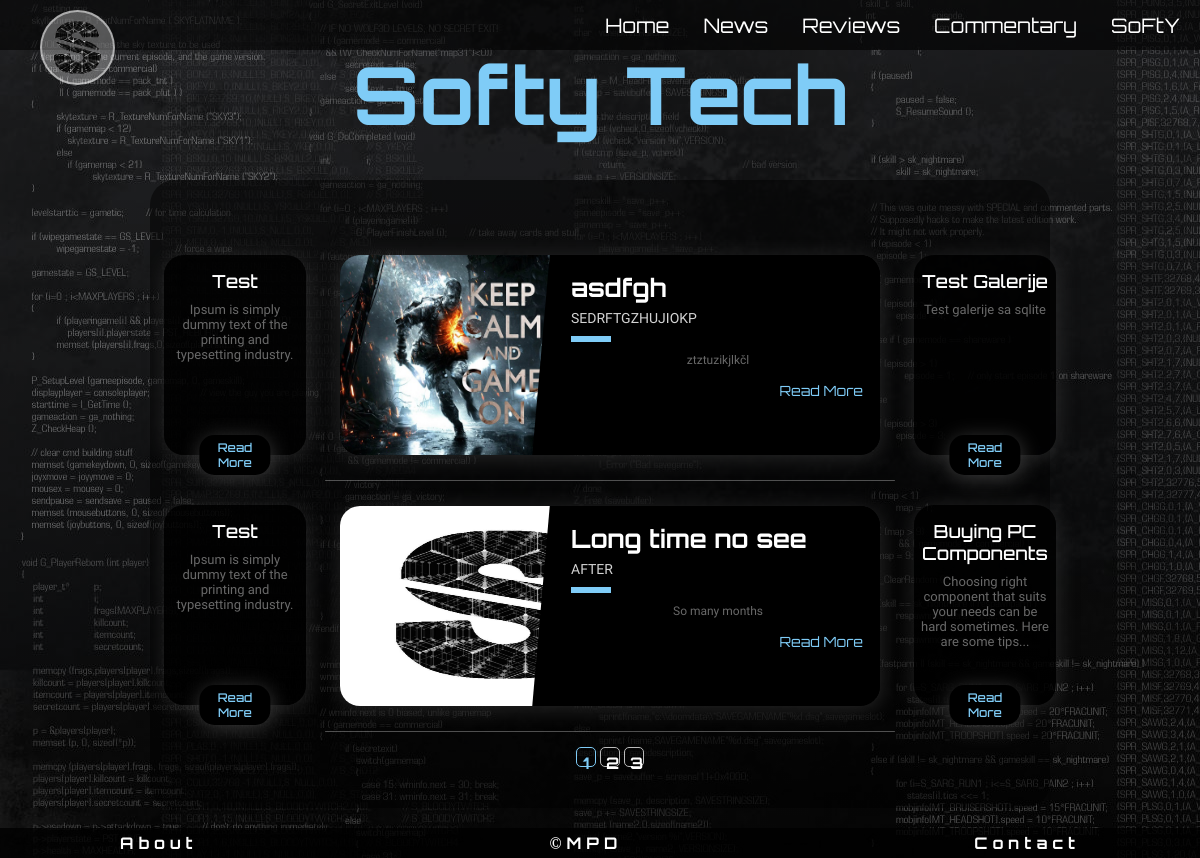
Screenshot of /news (signed in) with the database file from the repository.
### flaskblog/models.py (models this page shows, shortened)
class User(db.Model, UserMixin):
    __tablename__ = 'users'
    id = db.Column(db.Integer, primary_key=True)
    username = db.Column(db.String(15), unique=True, nullable=False)
    email = db.Column(db.String(30), unique=True, nullable=False)
    email_confirmed_at = db.Column(db.DateTime(), default=datetime.utcnow)
    password = db.Column(db.String(60), nullable=False)
    roles = db.relationship('Role', secondary='user_roles')
    comments = db.relationship('Comment', backref = 'user', lazy= 'dynamic')
    active = db.Column(db.Boolean(), default=True)

class Post(db.Model):
    __searchable__ = ['title', 'content']
    id = db.Column(db.Integer, primary_key=True)
    title = db.Column(db.String(30), nullable=False)
    subtitle = db.Column(db.String(30), nullable=False)
    description = db.Column(db.Text, nullable=False)
    slug = db.Column(db.String(30), nullable=False)
    headImg = db.Column(db.String(50), nullable=False, default='default.jpg')
    category = db.Column(db.String(30), nullable=False)
    language = db.Column(db.String(30), nullable=False)
    author = db.Column(db.String(30), nullable=False)
    date_posted = db.Column(db.DateTime, nullable=False, default=datetime.utcnow)
    content = db.Column(db.Text, nullable=False)
    comments = db.relationship('Comment', backref = 'post', lazy= 'dynamic')

### flaskblog/main/routes.py (the view)
@main.route("/news")
def news():
    page = request.args.get('page', 1, type=int)
    posts = Post.query.filter_by(category="News").order_by(Post.date_posted.desc()).paginate(page=page, per_page=2)
    reviews = Post.query.order_by(Post.date_posted.desc()).filter_by(category="Reviews").first()
    commentary = Post.query.order_by(Post.date_posted.desc()).filter_by(category="Commentary").first()
    return render_template('news.html', title='News', posts=posts, reviews=reviews, commentary=commentary)

### flaskblog/templates/news.html (shortened to what this page needs)
{% extends "base.html" %}
{% block content %}
<div class="mainContent">
    <div class="main">
        {% for post in posts.items %}
            {% include 'includes/blogPost.html' %}
        {% endfor %}
        <div class="pagination">
            {% for page_num in posts.iter_pages(left_edge=1, right_edge=1, left_current=1, right_current=2) %}
            {% if page_num %}
            {% if posts.page == page_num %}
            <a class="pageBtn currentPageBtn" href="{{ url_for('main.news', page=page_num) }}">{{ page_num }}</a>
            {% else %}
            <a class="pageBtn" href="{{ url_for('main.news', page=page_num) }}">{{ page_num }}</a>
            {% endif %}
            {% else %}
            ...
            {% endif %}
            {% endfor %}
        </div>
    </div>
    <div class="leftSide">
        <div class="sideDiv">
            <h5>Test</h5>
            <p> Ipsum is simply dummy text of the printing and typesetting
                industry. </p>
            <button class="sideDivBtn" type="button">Read More</button>
        </div>
        <div class="sideDiv">
            <h5>Test</h5>
            <p> Ipsum is simply dummy text of the printing and typesetting
                industry.</p>
            <button class="sideDivBtn" type="button">Read More</button>
        </div>
    </div>
    <div class="rightSide">
        <div class="sideDiv">
            <h5>{{ reviews.title }}</h5>
            <p>{{ reviews.description }}</p>
            <button class="sideDivBtn" type="button" onclick="window.location.href='{{ url_for('main.post', slug=reviews.slug) }}'">Read
                More</button>
        </div>
        <div class="sideDiv">
            <h5>{{ commentary.title }}</h5>
            <p>{{ commentary.description }}</p>
            <button class="sideDivBtn" type="button" onclick="window.location.href='{{ url_for('main.post', slug=commentary.slug) }}'">Read
                More</button>
        </div>
    </div>
</div>
{% endblock %}

### flaskblog/templates/includes/header.html (shortened to what this page needs)
<header>
    <div class="navbar">
        <a href="/" id="logo"></a>
        <div class="menu">
            <a class="menuBtn" href="{{ url_for('main.home') }}">Home</a>
            <a class="menuBtn" href="{{ url_for('main.news') }}">News</a>
            <a class="menuBtn" href="{{ url_for('main.reviews') }}">Reviews</a>
            <a class="menuBtn" href="{{ url_for('main.commentary') }}">Commentary</a>
            {% if current_user.is_authenticated %}
                {% if current_user.roles[0].name == 'Admin' %}
                    <a id="loginBtn" class="menuBtn" href="{{ url_for('users.admin') }}">{{ current_user.username }}</a>
                {% endif %}
            {% else %}
                <a id="loginBtn" class="menuBtn" href="{{ url_for('users.login') }}">Sign in</a>
            {% endif %}
        </div>
    </div>
    <div class="title" id="titleID">
        <h1>Softy Tech</h1>
    </div>
</header>

### flaskblog/templates/includes/blogPost.html (shortened to what this page needs)
<div class="blog-card" onclick="window.location.href='{{url_for('main.post', slug=post.slug)}}'">
    <div class="photo photo1"><img src="{{ url_for('static', filename='upload/media/images/head_Images/' + post.headImg) }}" alt=""></div>
    <div class="description">
        <h1>{{ post.title }}</h1>
        <h2>{{ post.subtitle }}</h2>
        <p class="summary">{{ post.description }}</p>
        <a href="{{ url_for('main.post', slug=post.slug) }}">Read More</a>
    </div>
</div>
<div class="spacer"></div>

### flaskblog/static/css/header.css (style rules this page uses)
#logo { background: rgba(255, 255, 255, 0.3); background-image: url(images/SoftyTech.png); background-size: contain; float: left; height: 75px; width: 75px; margin: 10px 0 0 50px; border: solid rgba(255, 255, 255, 0.5) 2px; border-radius: 50%; position: fixed; top: 0; left: -10px; }
.navbar { height: 50px; overflow: hidden; display: flex; align-items: center; vertical-align: middle; background: rgba(0, 0, 0, .6); width: 100%; position: fixed; top: 0; right: 0; z-index: 1; }
.menu { position: absolute; right: 5px; transition: 1s all; }
.menu a { color: white; font-family: 'Orbitron'; font-size: 20px; text-decoration: none; padding: 6px 15px; overflow: hidden; transition: all .5s; text-transform: capitalize; }
#loginBtn { cursor: pointer; }
.menuBtn { position: relative; }
.title { width: 80%; height: 100px; margin: 30px auto 0 auto; text-align: center; }
#titleID h1 { margin: 0; padding: 0; color: #7FCCF7; font-size: 80px; font-family: 'Orbitron'; font-weight: bolder; line-height: 1.6; }

### flaskblog/static/css/glavni.css (style rules this page uses)
body { background-color: black; background: linear-gradient(to bottom right, rgba(0, 0, 0, .4), rgba(0, 0, 0, .5)), url(images/background.jpg) fixed; margin: 5px 0 5px 0; }
.sideDiv { color: white; text-align: center; background-color: rgba(0, 0, 0, .8); width: 95%; height: 200px; margin: 50px auto; border-radius: 20px; position: relative; -webkit-box-shadow: 1px 3px 20px 5px 0px rgba(71, 71, 71, .5); -moz-box-shadow: 1px 3px 20px 0px rgba(71, 71, 71, .5); box-shadow: 1px 3px 20px 0px rgba(71, 71, 71, .5); }
.sideDiv p { padding: 10px 5px; font-family: 'Work Sans', sans-serif; font-size: 13px; color: dimgray; transition: .5s; }
.sideDiv h5 { font-size: 18px; font-weight: 500; padding: 0; padding-top: 15px; margin: 0; margin-top: 10px; font-family: 'Orbitron'; transition: .5s; }
.sideDivBtn { cursor: pointer; background-color: black; color: #7FCCF7; font-size: 12px; font-family: 'Orbitron'; font-weight: 500; -webkit-box-shadow: 1px 3px 20px 5px 0px rgba(71, 71, 71, .8); -moz-box-shadow: 1px 3px 20px 0px rgba(71, 71, 71, .8); box-shadow: 1px 3px 20px 0px rgba(71, 71, 71, .8); border: none; border-radius: 15px; padding: 0 10px; height: 40px; position: absolute; bottom: -20px; left: 50%; transform: translate(-50%, 0px); }
.sideDivBtn:before { content: ''; width: 25px; height: 25px; border-radius: 50%; background-color: #7FCCF7; opacity: .5; }
.sideDivBtn:after { transition: all 0.3s ease; -webkit-transition: all 0.3s ease; content: "\f061"; font-family: FontAwesome; margin-left: -10px; opacity: 0; vertical-align: middle; }
.pagination { margin: 0 auto; padding: 5px; border: none; border-radius: 15px; color: white; text-align: center; }
.pageBtn { display: inline-block; font-family: 'Orbitron'; color: white; font-size: 16px; text-decoration: none; font-weight: bold; text-align: center; padding: 5px; width: 20px; height: 20px; background-color: transparent; border: solid 1px #bbb; border-radius: 5px; }
.currentPageBtn { color: #7FCCF7; border: solid 1.3px #7FCCF7; border-radius: 5px; }
.pageBtn:first-child { margin-left: 20px; }
.pageBtn:last-child { margin-right: 20px; }
@media only screen and (min-width : 950px) { .main { height: auto; min-width: 600px; max-width: 600px; margin: 50px auto 30px auto; grid-column: 2/3; } }
@media only screen and (min-width : 950px) { .leftSide { grid-column: 1/2; grid-row: 1/2; margin-top: 25px; } }
@media only screen and (min-width : 950px) { .rightSide { grid-column: 3/4; grid-row: 1/2; margin-top: 25px; } }
@media only screen and (min-width : 950px) { .mainContent { display: grid; grid-template-columns: 150px 1fr 150px; width: 900px; margin: 50px auto; padding: 0 10px; border-radius: 25px; background-color: rgba(0, 0, 0, .5); } }

### flaskblog/static/css/sliderStyle.css (style rules this page uses)
* { padding: 0; margin: 0; box-sizing: border-box; }

### rows the page displays
User: username "SoFtY"
Post: headImg (placeholder picture), title "asdfgh", subtitle "SEDRFTGZHUJIOKP", description "ztztuzikjlkčl"
Post: headImg (picture), title "Long time no see", subtitle "AFTER", description "So many months"
Post: title "Test Galerije", description "Test galerije sa sqlite"
Post: title "Buying PC Components", description "Choosing right component that suits your needs can be hard sometimes. Here are some tips..."

### other values shown
{{ page_num }} "1"
{{ page_num }} "2" "3"
